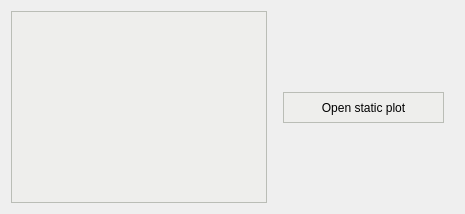
                <widget class="QWidget" name="ind_widget">
                 <attribute name="title">
                  <string>Quality indicators</string>
                 </attribute>
                 <layout class="QVBoxLayout" name="ind_meta_layout">
                  <item>
                   <layout class="QVBoxLayout" name="ind_layout">
                    <item>
                     <layout class="QHBoxLayout" name="ind_top_layout">
                      <item>
                       <widget class="QWidget" name="ind_top_widget" native="true">
                        <property name="minimumSize">
                         <size>
                          <width>0</width>
                          <height>187</height>
                         </size>
                        </property>
                        <property name="styleSheet">
                         <string notr="true">border: 1px solid;
border-color: rgb(211, 215, 207);</string>
                        </property>
                        <layout class="QVBoxLayout" name="dvh_top_meta_layout_2">
                         <property name="spacing">
                          <number>0</number>
                         </property>
                         <property name="leftMargin">
                          <number>0</number>
                         </property>
                         <property name="topMargin">
                          <number>0</number>
                         </property>
                         <property name="rightMargin">
                          <number>0</number>
                         </property>
                         <property name="bottomMargin">
                          <number>0</number>
                         </property>
                         <item>
                          <layout class="QVBoxLayout" name="ind_top_widget_layout">
                           <property name="spacing">
                            <number>6</number>
                           </property>
                           <item>
                            <widget class="QTableWidget" name="ind_table_widget">
                             <property name="styleSheet">
                              <string notr="true">color: rgb(0, 0, 0);
background-color: rgb(238, 238, 236);
border: 1px solid;
border-color: rgb(186, 189, 182);</string>
                             </property>
                             <property name="alternatingRowColors">
                              <bool>true</bool>
                             </property>
                             <property name="selectionMode">
                              <enum>QAbstractItemView::NoSelection</enum>
                             </property>
                             <property name="selectionBehavior">
                              <enum>QAbstractItemView::SelectRows</enum>
                             </property>
                             <property name="verticalScrollMode">
                              <enum>QAbstractItemView::ScrollPerPixel</enum>
                             </property>
                             <property name="horizontalScrollMode">
                              <enum>QAbstractItemView::ScrollPerPixel</enum>
                             </property>
                             <attribute name="horizontalHeaderMinimumSectionSize">
                              <number>75</number>
                             </attribute>
                             <attribute name="verticalHeaderMinimumSectionSize">
                              <number>30</number>
                             </attribute>
                            </widget>
                           </item>
                          </layout>
                         </item>
                        </layout>
                       </widget>
                      </item>
                      <item>
                       <layout class="QVBoxLayout" name="ind_options_layout">
                        <property name="leftMargin">
                         <number>10</number>
                        </property>
                        <property name="rightMargin">
                         <number>10</number>
                        </property>
                        <item>
                         <spacer name="ind_options_vspacer_top">
                          <property name="orientation">
                           <enum>Qt::Vertical</enum>
                          </property>
                          <property name="sizeHint" stdset="0">
                           <size>
                            <width>20</width>
                            <height>40</height>
                           </size>
                          </property>
                         </spacer>
                        </item>
                        <item>
                         <widget class="QPushButton" name="open_ind_pbutton">
                          <property name="minimumSize">
                           <size>
                            <width>161</width>
                            <height>31</height>
                           </size>
                          </property>
                          <property name="maximumSize">
                           <size>
                            <width>161</width>
                            <height>31</height>
                           </size>
                          </property>
                          <property name="cursor">
                           <cursorShape>PointingHandCursor</cursorShape>
                          </property>
                          <property name="styleSheet">
                           <string notr="true">color: rgb(0, 0, 0);
background-color: rgb(238, 238, 236);
border: 1px solid;
border-color: rgb(186, 189, 182);</string>
                          </property>
                          <property name="text">
                           <string>Open static plot</string>
                          </property>
                         </widget>
                        </item>
                        <item>
                         <spacer name="ind_options_vspacer_bottom">
                          <property name="orientation">
                           <enum>Qt::Vertical</enum>
                          </property>
                          <property name="sizeHint" stdset="0">
                           <size>
                            <width>20</width>
                            <height>40</height>
                           </size>
                          </property>
                         </spacer>
                        </item>
                       </layout>
                      </item>
                     </layout>
                    </item>
                   </layout>
                  </item>
                 </layout>
                </widget>
